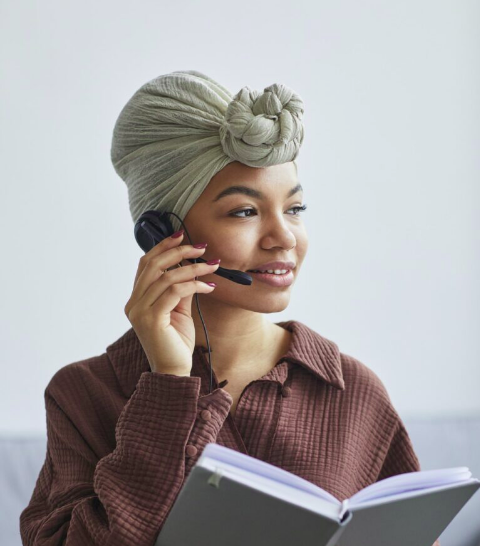
#> input picture Celestine.Azonobi/WEEK 3/WednesdayThursdayWeek3Python/girl.png, 480 x 546 px
$ python myImageResize.py
#> lines starting #> are read from the running program, lines starting #| are printed output that depends on the picture
#from turtle import width
from PIL import Image

def resizePicture(width,height):
    #open the image which could be jpeg or png
#> called with width = 1200, height = 1500
    img = Image.open("girl.png")
#> img is the input picture: PIL image 480x546 RGB; mean R, G, B 167.6, 163.2, 163.2
    # WIDTH and HEIGHT are integers
    width = int(input("Enter the width:\n"))
#> the answer given: 100
    height = int(input("Enter the height:\n"))
#> the answer given: 100
    resized_pic = img.resize((width,height ))
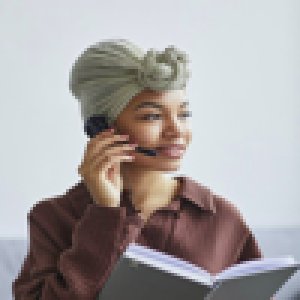
#> resized_pic: PIL image 100x100 RGB (shown 3 times larger); mean R, G, B 167.6, 163.3, 163.2
    resized_pic.save("resized_picture.jpg") #save in either png or jpeg.
    resized_pic.save("resized_picture.png")
    print("Your picture has been resized")
resizePicture(1200,1500)
